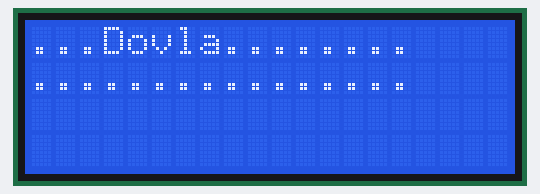
A sketch run on a simulated Arduino Uno, built with avr-gcc and run on an emulated ATmega328P. On the bench: 20×4 character LCD.

Above: at 0.2 s.
At 2.35 s:
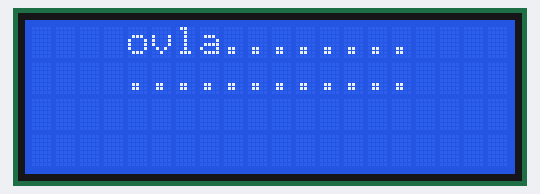
At 3.6 s:
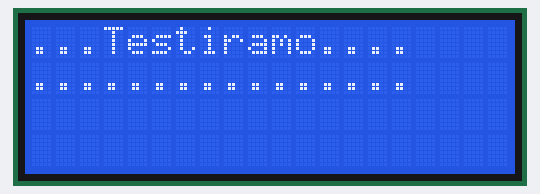
At 5.77 s:
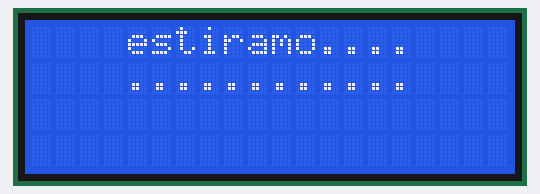
At 7.0 s:
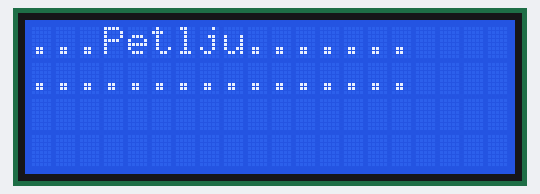
At 10.4 s:
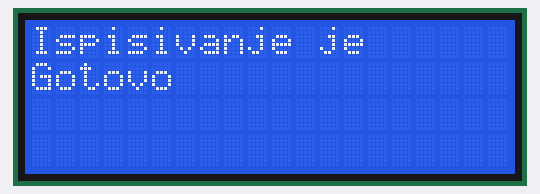

The sketch:

Writing_on_I2c.ino
```cpp
//YWROBOT
//Compatible with the Arduino IDE 1.0
//Library version:1.1
#include <Wire.h>
#include <LiquidCrystal_I2C.h>
#define ARRAYSIZE 10
LiquidCrystal_I2C lcd(0x27,20,4);  // set the LCD address to 0x27 for a 16 chars and 2 line display

void setup()
{
  lcd.init();                      // initialize the lcd
  // Print a message to the LCD.
  lcd.backlight();
  int element = 0;
  String results[ARRAYSIZE] = { "Dovla", "Testiramo", "Petlju" };

  while ( element < 3 ){
     for(int n = 0; n < 16; n++) {
        lcd.setCursor(n,0);
        lcd.print(".");
        lcd.setCursor(n,1);
        lcd.print(".");
     }
     lcd.setCursor(3,0);
     lcd.print(results[element]);
     Serial.println(results[element]);
     delay(2000);
     for(int n = 0; n < 16; n++) {
        delay(50);
        lcd.setCursor(n,0);
        lcd.print(" ");
        lcd.setCursor(n,1);
        lcd.print(" ");
     }
     delay(500);
     element = element +1;
  }
  lcd.setCursor(0,0);
  lcd.print("Ispisivanje je");
  lcd.setCursor(0,1);
  lcd.print("Gotovo");

}


void loop()
{
}
```
